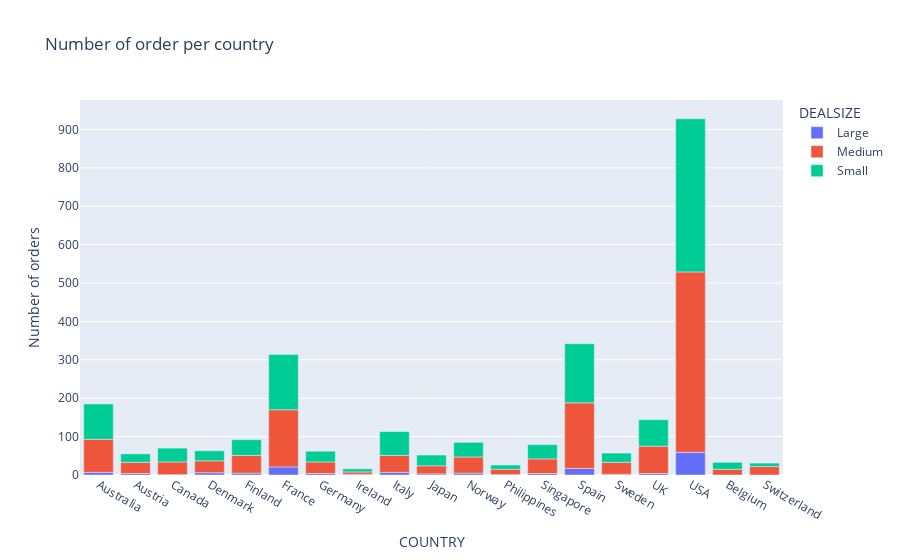

Notebook code cell kept with this figure:
### Code cell
fig = px.bar(dealsize_per_country, x="COUNTRY", y="Number of orders", color="DEALSIZE", title="Number of order per country")
fig.show()

### Figure 1 — Plotly figure (JSON) as saved in the notebook; plotly's stock layout.template omitted (floating-point values rounded to 4 significant figures)
{"data": [{"alignmentgroup": "True", "hovertemplate": "DEALSIZE=Large<br>COUNTRY=%{x}<br>Number of orders=%{y}<extra></extra>", "legendgroup": "Large", "marker": {"color": "#636efa", "pattern": {"shape": ""}}, "name": "Large", "offsetgroup": "Large", "orientation": "v", "showlegend": true, "textposition": "auto", "type": "bar", "x": ["Australia", "Austria", "Canada", "Denmark", "Finland", "France", "Germany", "Ireland", "Italy", "Japan", "Norway", "Philippines", "Singapore", "Spain", "Sweden", "UK", "USA"], "xaxis": "x", "y": [7, 4, 1, 6, 5, 21, 4, 2, 7, 3, 5, 1, 4, 17, 2, 4, 59], "yaxis": "y"}, {"alignmentgroup": "True", "hovertemplate": "DEALSIZE=Medium<br>COUNTRY=%{x}<br>Number of orders=%{y}<extra></extra>", "legendgroup": "Medium", "marker": {"color": "#EF553B", "pattern": {"shape": ""}}, "name": "Medium", "offsetgroup": "Medium", "orientation": "v", "showlegend": true, "textposition": "auto", "type": "bar", "x": ["Australia", "Austria", "Belgium", "Canada", "Denmark", "Finland", "France", "Germany", "Ireland", "Italy", "Japan", "Norway", "Philippines", "Singapore", "Spain", "Sweden", "Switzerland", "UK", "USA"], "xaxis": "x", "y": [86, 29, 15, 33, 31, 46, 149, 30, 6, 44, 21, 42, 14, 38, 171, 31, 22, 71, 470], "yaxis": "y"}, {"alignmentgroup": "True", "hovertemplate": "DEALSIZE=Small<br>COUNTRY=%{x}<br>Number of orders=%{y}<extra></extra>", "legendgroup": "Small", "marker": {"color": "#00cc96", "pattern": {"shape": ""}}, "name": "Small", "offsetgroup": "Small", "orientation": "v", "showlegend": true, "textposition": "auto", "type": "bar", "x": ["Australia", "Austria", "Belgium", "Canada", "Denmark", "Finland", "France", "Germany", "Ireland", "Italy", "Japan", "Norway", "Philippines", "Singapore", "Spain", "Sweden", "Switzerland", "UK", "USA"], "xaxis": "x", "y": [92, 22, 18, 36, 26, 41, 144, 28, 8, 62, 28, 38, 11, 37, 154, 24, 9, 69, 399], "yaxis": "y"}], "layout": {"barmode": "relative", "legend": {"title": {"text": "DEALSIZE"}, "tracegroupgap": 0}, "title": {"text": "Number of order per country"}, "xaxis": {"anchor": "y", "domain": [0, 1], "title": {"text": "COUNTRY"}}, "yaxis": {"anchor": "x", "domain": [0, 1], "title": {"text": "Number of orders"}}}}
